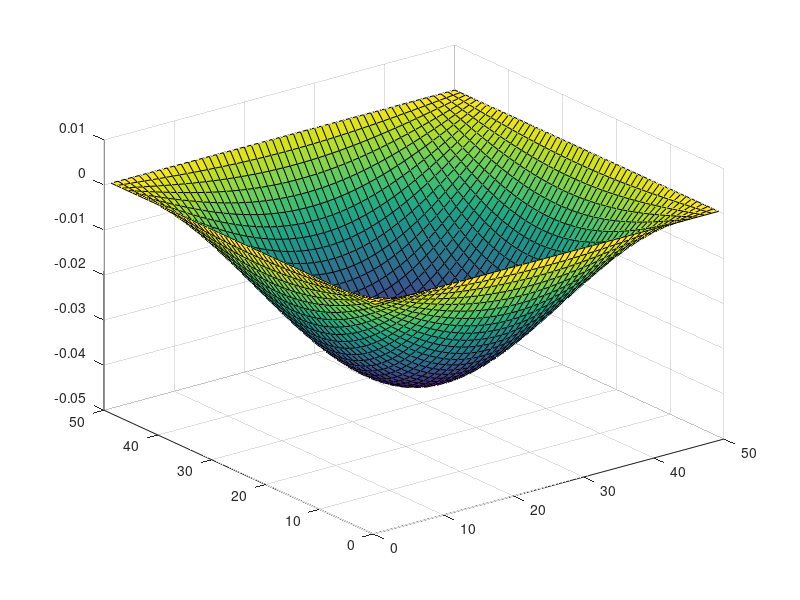
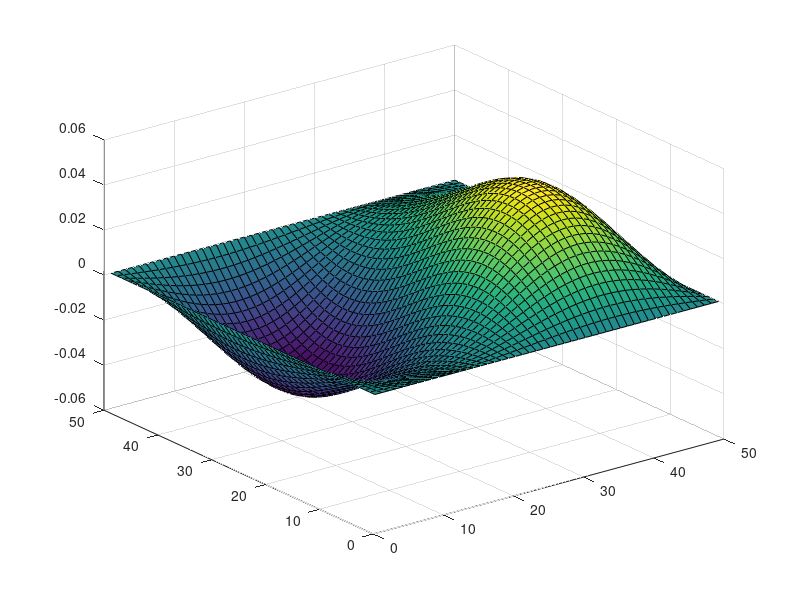
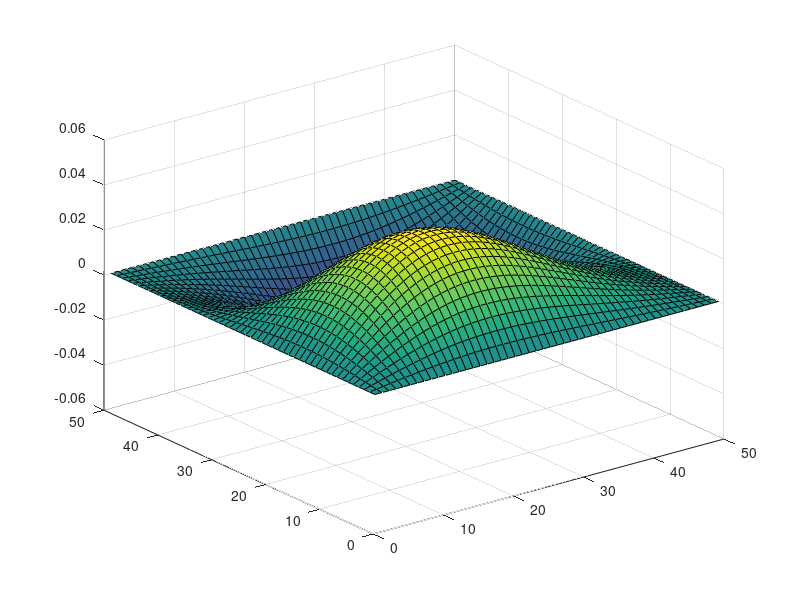
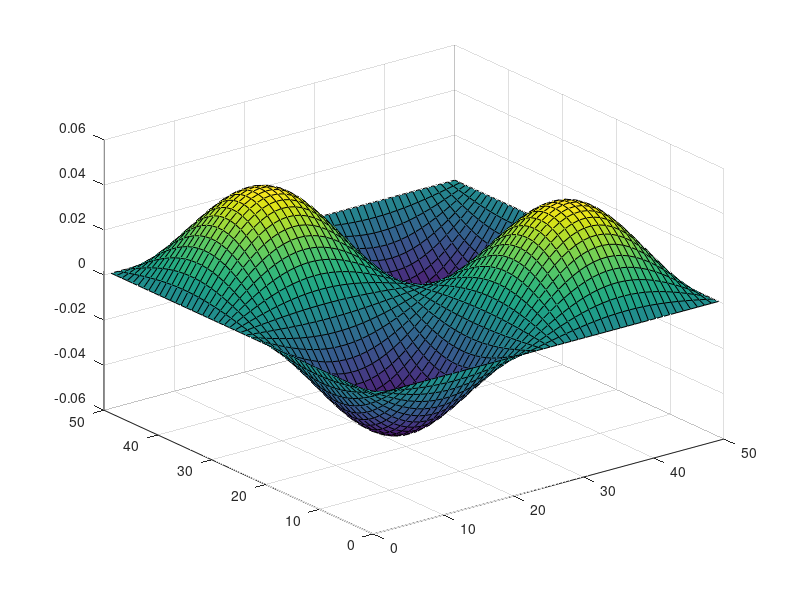

MATLAB code for these plots, in order:
close all;
clear
nx = 50;
ny = 50;
G = zeros (nx*ny,nx*ny);
j = 1;
for i=1:1:2500
    G(i,j) = 1;
    j = j +1;
end    
        


for i=1:1:ny
    for j=1:1:nx
        n = j +(i-1) *ny;
        if i==1 || i==nx
            G(n,:) = 0;
            G(n,n) = 1;
        elseif j==1 || j ==ny
             G(n,:) = 0;
             G(n,n) = 1;
        else 
            G(n,n) = -4;
            G(n, j+1+(i-1)*ny) = 1;
            G(n , j + i*nx)=1;
            G(n,j+(i-2)*nx) = 1;
            G(n,j-1 +(i-1)*nx) = 1;
            
        end   
    end
end

[E,D] = eigs(G,9,'SM');
X = zeros(nx,ny,9);
for i = 1:9
   X(:,:,i) = reshape(E(:,i),[nx,ny]);
   figure(i);
   surf(X(:,:,i));
end
               